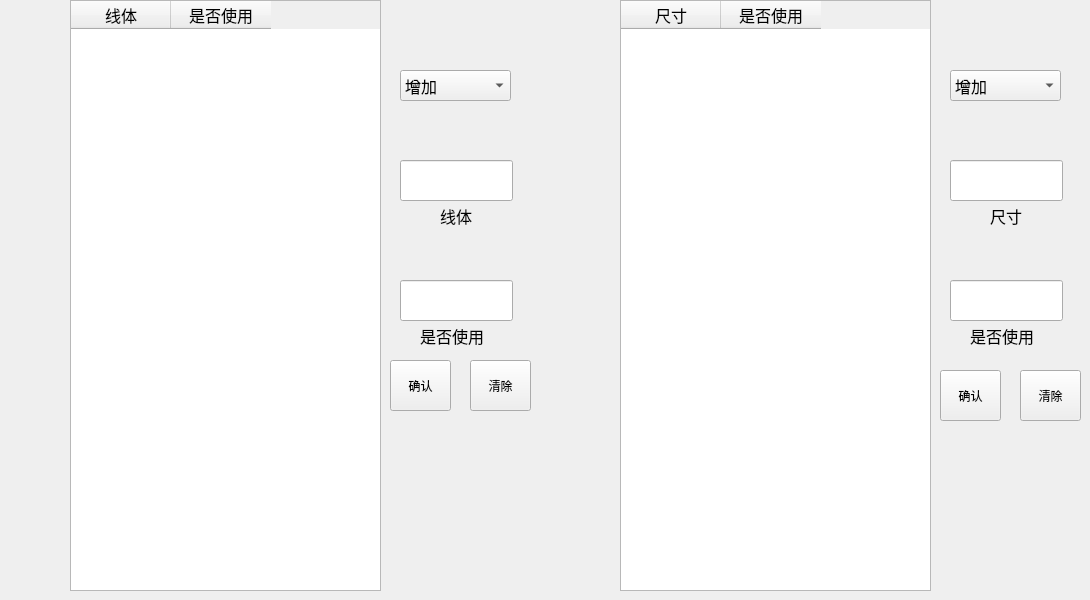
    <widget class="QWidget" name="tab_5">
     <attribute name="title">
      <string>Page</string>
     </attribute>
     <widget class="QTableWidget" name="tab_line">
      <property name="geometry">
       <rect>
        <x>70</x>
        <y>0</y>
        <width>311</width>
        <height>591</height>
       </rect>
      </property>
      <column>
       <property name="text">
        <string>线体</string>
       </property>
       <property name="font">
        <font>
         <pointsize>12</pointsize>
        </font>
       </property>
      </column>
      <column>
       <property name="text">
        <string>是否使用</string>
       </property>
       <property name="font">
        <font>
         <pointsize>12</pointsize>
        </font>
       </property>
      </column>
     </widget>
     <widget class="QTableWidget" name="tab_size">
      <property name="geometry">
       <rect>
        <x>620</x>
        <y>0</y>
        <width>311</width>
        <height>591</height>
       </rect>
      </property>
      <column>
       <property name="text">
        <string>尺寸</string>
       </property>
       <property name="font">
        <font>
         <pointsize>12</pointsize>
        </font>
       </property>
      </column>
      <column>
       <property name="text">
        <string>是否使用</string>
       </property>
       <property name="font">
        <font>
         <pointsize>12</pointsize>
        </font>
       </property>
      </column>
     </widget>
     <widget class="QPushButton" name="but_size_confire">
      <property name="geometry">
       <rect>
        <x>940</x>
        <y>370</y>
        <width>61</width>
        <height>51</height>
       </rect>
      </property>
      <property name="text">
       <string>确认</string>
      </property>
     </widget>
     <widget class="QLineEdit" name="lin_line">
      <property name="geometry">
       <rect>
        <x>400</x>
        <y>160</y>
        <width>113</width>
        <height>41</height>
       </rect>
      </property>
     </widget>
     <widget class="QLineEdit" name="lin_line_use">
      <property name="geometry">
       <rect>
        <x>400</x>
        <y>280</y>
        <width>113</width>
        <height>41</height>
       </rect>
      </property>
     </widget>
     <widget class="QLineEdit" name="lin_size_use">
      <property name="geometry">
       <rect>
        <x>950</x>
        <y>280</y>
        <width>113</width>
        <height>41</height>
       </rect>
      </property>
     </widget>
     <widget class="QLineEdit" name="lin_size">
      <property name="geometry">
       <rect>
        <x>950</x>
        <y>160</y>
        <width>113</width>
        <height>41</height>
       </rect>
      </property>
     </widget>
     <widget class="QLabel" name="label">
      <property name="geometry">
       <rect>
        <x>440</x>
        <y>200</y>
        <width>41</width>
        <height>31</height>
       </rect>
      </property>
      <property name="font">
       <font>
        <pointsize>12</pointsize>
       </font>
      </property>
      <property name="text">
       <string>线体</string>
      </property>
     </widget>
     <widget class="QLabel" name="label_2">
      <property name="geometry">
       <rect>
        <x>420</x>
        <y>320</y>
        <width>81</width>
        <height>31</height>
       </rect>
      </property>
      <property name="font">
       <font>
        <pointsize>12</pointsize>
       </font>
      </property>
      <property name="text">
       <string>是否使用</string>
      </property>
     </widget>
     <widget class="QLabel" name="label_5">
      <property name="geometry">
       <rect>
        <x>990</x>
        <y>200</y>
        <width>41</width>
        <height>31</height>
       </rect>
      </property>
      <property name="font">
       <font>
        <pointsize>12</pointsize>
       </font>
      </property>
      <property name="text">
       <string>尺寸</string>
      </property>
     </widget>
     <widget class="QLabel" name="label_7">
      <property name="geometry">
       <rect>
        <x>970</x>
        <y>320</y>
        <width>81</width>
        <height>31</height>
       </rect>
      </property>
      <property name="font">
       <font>
        <pointsize>12</pointsize>
       </font>
      </property>
      <property name="text">
       <string>是否使用</string>
      </property>
     </widget>
     <widget class="QComboBox" name="com_line_choice">
      <property name="geometry">
       <rect>
        <x>400</x>
        <y>70</y>
        <width>111</width>
        <height>31</height>
       </rect>
      </property>
      <property name="font">
       <font>
        <pointsize>12</pointsize>
       </font>
      </property>
      <item>
       <property name="text">
        <string>增加</string>
       </property>
      </item>
      <item>
       <property name="text">
        <string>修改</string>
       </property>
      </item>
      <item>
       <property name="text">
        <string>删除</string>
       </property>
      </item>
     </widget>
     <widget class="QComboBox" name="com_size_choice">
      <property name="geometry">
       <rect>
        <x>950</x>
        <y>70</y>
        <width>111</width>
        <height>31</height>
       </rect>
      </property>
      <property name="font">
       <font>
        <pointsize>12</pointsize>
       </font>
      </property>
      <item>
       <property name="text">
        <string>增加</string>
       </property>
      </item>
      <item>
       <property name="text">
        <string>修改</string>
       </property>
      </item>
      <item>
       <property name="text">
        <string>删除</string>
       </property>
      </item>
     </widget>
     <widget class="QPushButton" name="but_size_confire_2">
      <property name="geometry">
       <rect>
        <x>1020</x>
        <y>370</y>
        <width>61</width>
        <height>51</height>
       </rect>
      </property>
      <property name="text">
       <string>清除</string>
      </property>
     </widget>
     <widget class="QPushButton" name="but_line_confire">
      <property name="geometry">
       <rect>
        <x>390</x>
        <y>360</y>
        <width>61</width>
        <height>51</height>
       </rect>
      </property>
      <property name="text">
       <string>确认</string>
      </property>
     </widget>
     <widget class="QPushButton" name="but_size_confire_3">
      <property name="geometry">
       <rect>
        <x>470</x>
        <y>360</y>
        <width>61</width>
        <height>51</height>
       </rect>
      </property>
      <property name="text">
       <string>清除</string>
      </property>
     </widget>
    </widget>
